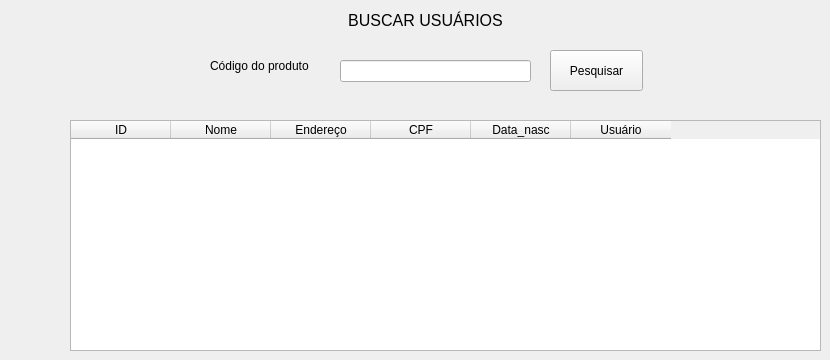
   <widget class="QWidget" name="page_3">
    <widget class="QLabel" name="label_4">
     <property name="geometry">
      <rect>
       <x>330</x>
       <y>0</y>
       <width>191</width>
       <height>41</height>
      </rect>
     </property>
     <property name="font">
      <font>
       <pointsize>12</pointsize>
      </font>
     </property>
     <property name="text">
      <string>BUSCAR USUÁRIOS</string>
     </property>
     <property name="alignment">
      <set>Qt::AlignCenter</set>
     </property>
    </widget>
    <widget class="QLineEdit" name="lineEdit">
     <property name="geometry">
      <rect>
       <x>340</x>
       <y>60</y>
       <width>191</width>
       <height>22</height>
      </rect>
     </property>
    </widget>
    <widget class="QLabel" name="label_5">
     <property name="geometry">
      <rect>
       <x>210</x>
       <y>50</y>
       <width>121</width>
       <height>31</height>
      </rect>
     </property>
     <property name="font">
      <font>
       <pointsize>9</pointsize>
      </font>
     </property>
     <property name="text">
      <string>Código do produto</string>
     </property>
    </widget>
    <widget class="QPushButton" name="pushButton_7">
     <property name="geometry">
      <rect>
       <x>550</x>
       <y>50</y>
       <width>93</width>
       <height>41</height>
      </rect>
     </property>
     <property name="text">
      <string>Pesquisar</string>
     </property>
    </widget>
    <widget class="QTableWidget" name="tableWidget_2">
     <property name="geometry">
      <rect>
       <x>70</x>
       <y>120</y>
       <width>751</width>
       <height>231</height>
      </rect>
     </property>
     <column>
      <property name="text">
       <string>ID</string>
      </property>
     </column>
     <column>
      <property name="text">
       <string>Nome</string>
      </property>
     </column>
     <column>
      <property name="text">
       <string>Endereço</string>
      </property>
     </column>
     <column>
      <property name="text">
       <string>CPF</string>
      </property>
     </column>
     <column>
      <property name="text">
       <string>Data_nasc</string>
      </property>
     </column>
     <column>
      <property name="text">
       <string>Usuário</string>
      </property>
     </column>
    </widget>
   </widget>
